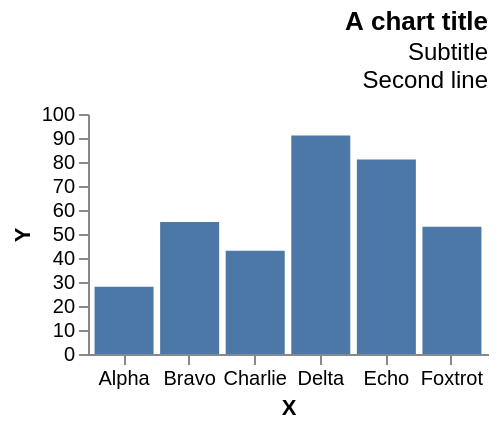

Describe this chart as a Vega-Lite specification.
### Vega specification from a JSON file in a GitHub repository (floating-point values rounded to 4 significant figures)
{"width": 200, "height": 120, "padding": 5, "data": [{"name": "t", "values": [{"a": "Alpha", "b": 28, "c": "x", "d": 1}, {"a": "Bravo", "b": 55, "c": "y", "d": 2}, {"a": "Charlie", "b": 43, "c": "x", "d": 3}, {"a": "Delta", "b": 91, "c": "z", "d": 4}, {"a": "Echo", "b": 81, "c": "y", "d": 5}, {"a": "Foxtrot", "b": 53, "c": "z", "d": 6}]}], "scales": [{"name": "x", "type": "band", "domain": {"data": "t", "field": "a"}, "range": "width", "padding": 0.1}, {"name": "y", "type": "linear", "domain": {"data": "t", "field": "b"}, "range": "height", "nice": true}, {"name": "color", "type": "ordinal", "domain": {"data": "t", "field": "c"}, "range": {"scheme": "category10"}}, {"name": "ramp", "type": "linear", "domain": {"data": "t", "field": "d"}, "range": {"scheme": "blues"}}, {"name": "size", "type": "linear", "domain": {"data": "t", "field": "b"}, "range": [10, 200]}, {"name": "shape", "type": "ordinal", "domain": {"data": "t", "field": "c"}, "range": "symbol"}, {"name": "quant", "type": "quantize", "domain": [0, 100], "range": {"scheme": "greens", "count": 4}}], "marks": [{"type": "rect", "from": {"data": "t"}, "encode": {"enter": {"x": {"scale": "x", "field": "a"}, "width": {"scale": "x", "band": 1}, "y": {"scale": "y", "field": "b"}, "y2": {"scale": "y", "value": 0}}}}], "title": {"text": "A chart title", "subtitle": ["Subtitle", "Second line"], "orient": "top", "anchor": "end", "frame": "bounds", "offset": 6}, "axes": [{"orient": "bottom", "scale": "x", "title": "X"}, {"orient": "left", "scale": "y", "title": "Y"}]}
